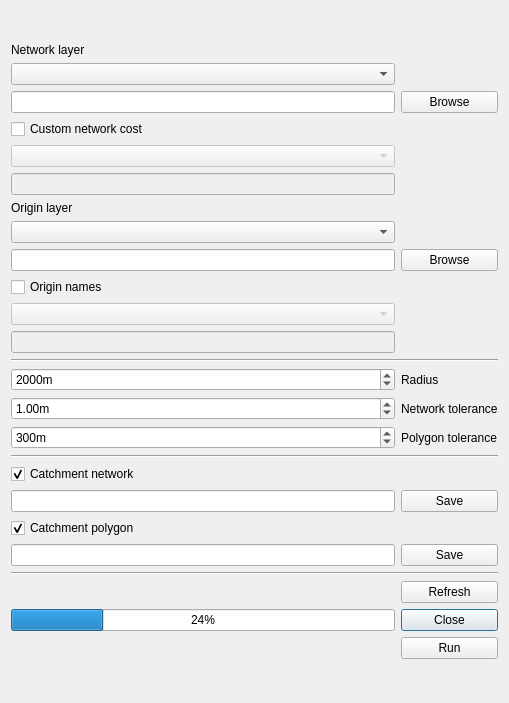
<?xml version="1.0" encoding="UTF-8"?>
<ui version="4.0">
 <class>MetricCatchmentAnalyserDialogBase</class>
 <widget class="QDialog" name="MetricCatchmentAnalyserDialogBase">
  <property name="geometry">
   <rect>
    <x>0</x>
    <y>0</y>
    <width>509</width>
    <height>703</height>
   </rect>
  </property>
  <property name="sizePolicy">
   <sizepolicy hsizetype="Preferred" vsizetype="Fixed">
    <horstretch>0</horstretch>
    <verstretch>0</verstretch>
   </sizepolicy>
  </property>
  <property name="minimumSize">
   <size>
    <width>509</width>
    <height>425</height>
   </size>
  </property>
  <property name="windowTitle">
   <string>Metric Catchment Analyser</string>
  </property>
  <layout class="QGridLayout" name="gridLayout_2">
   <item row="0" column="0">
    <layout class="QGridLayout" name="gridLayout">
     <item row="28" column="1">
      <widget class="QPushButton" name="close_mca">
       <property name="text">
        <string>Close</string>
       </property>
      </widget>
     </item>
     <item row="13" column="0">
      <widget class="QLineEdit" name="name_column">
       <property name="enabled">
        <bool>false</bool>
       </property>
      </widget>
     </item>
     <item row="3" column="0">
      <widget class="QComboBox" name="choose_network">
       <property name="sizePolicy">
        <sizepolicy hsizetype="Minimum" vsizetype="Fixed">
         <horstretch>0</horstretch>
         <verstretch>0</verstretch>
        </sizepolicy>
       </property>
      </widget>
     </item>
     <item row="18" column="1">
      <widget class="QLabel" name="label_5">
       <property name="text">
        <string>Polygon tolerance</string>
       </property>
      </widget>
     </item>
     <item row="16" column="1">
      <widget class="QLabel" name="label">
       <property name="text">
        <string>Network tolerance</string>
       </property>
      </widget>
     </item>
     <item row="16" column="0">
      <widget class="QDoubleSpinBox" name="network_tolerance">
       <property name="suffix">
        <string>m</string>
       </property>
       <property name="maximum">
        <double>100.000000000000000</double>
       </property>
       <property name="singleStep">
        <double>0.100000000000000</double>
       </property>
       <property name="value">
        <double>1.000000000000000</double>
       </property>
      </widget>
     </item>
     <item row="21" column="0">
      <widget class="QLineEdit" name="path_output_network"/>
     </item>
     <item row="9" column="0">
      <widget class="QComboBox" name="choose_origins">
       <property name="sizePolicy">
        <sizepolicy hsizetype="Minimum" vsizetype="Fixed">
         <horstretch>0</horstretch>
         <verstretch>0</verstretch>
        </sizepolicy>
       </property>
      </widget>
     </item>
     <item row="24" column="1">
      <widget class="QPushButton" name="browse_output_polygon">
       <property name="text">
        <string>Save</string>
       </property>
      </widget>
     </item>
     <item row="22" column="0">
      <widget class="QCheckBox" name="check_polygon">
       <property name="text">
        <string>Catchment polygon</string>
       </property>
       <property name="checked">
        <bool>true</bool>
       </property>
      </widget>
     </item>
     <item row="21" column="1">
      <widget class="QPushButton" name="browse_output_network">
       <property name="text">
        <string>Save</string>
       </property>
      </widget>
     </item>
     <item row="19" column="0" colspan="2">
      <widget class="Line" name="line_2">
       <property name="orientation">
        <enum>Qt::Horizontal</enum>
       </property>
      </widget>
     </item>
     <item row="14" column="0" colspan="2">
      <widget class="Line" name="line">
       <property name="sizePolicy">
        <sizepolicy hsizetype="MinimumExpanding" vsizetype="Fixed">
         <horstretch>0</horstretch>
         <verstretch>0</verstretch>
        </sizepolicy>
       </property>
       <property name="orientation">
        <enum>Qt::Horizontal</enum>
       </property>
      </widget>
     </item>
     <item row="29" column="1">
      <widget class="QPushButton" name="run_mca">
       <property name="text">
        <string>Run</string>
       </property>
      </widget>
     </item>
     <item row="24" column="0">
      <widget class="QLineEdit" name="path_output_polygon"/>
     </item>
     <item row="15" column="1">
      <widget class="QLabel" name="label_4">
       <property name="text">
        <string>Radius</string>
       </property>
      </widget>
     </item>
     <item row="20" column="0">
      <widget class="QCheckBox" name="check_network">
       <property name="text">
        <string>Catchment network</string>
       </property>
       <property name="checked">
        <bool>true</bool>
       </property>
      </widget>
     </item>
     <item row="2" column="0">
      <widget class="QLabel" name="network_layer">
       <property name="sizePolicy">
        <sizepolicy hsizetype="Minimum" vsizetype="Fixed">
         <horstretch>0</horstretch>
         <verstretch>0</verstretch>
        </sizepolicy>
       </property>
       <property name="text">
        <string>Network layer</string>
       </property>
      </widget>
     </item>
     <item row="8" column="0">
      <widget class="QLabel" name="origin_layer">
       <property name="sizePolicy">
        <sizepolicy hsizetype="Minimum" vsizetype="Fixed">
         <horstretch>0</horstretch>
         <verstretch>0</verstretch>
        </sizepolicy>
       </property>
       <property name="text">
        <string>Origin layer</string>
       </property>
      </widget>
     </item>
     <item row="10" column="0">
      <widget class="QLineEdit" name="path_input_origins"/>
     </item>
     <item row="10" column="1">
      <widget class="QPushButton" name="browse_input_origins">
       <property name="text">
        <string>Browse</string>
       </property>
      </widget>
     </item>
     <item row="4" column="0">
      <widget class="QLineEdit" name="path_input_network"/>
     </item>
     <item row="4" column="1">
      <widget class="QPushButton" name="browse_input_network">
       <property name="text">
        <string>Browse</string>
       </property>
      </widget>
     </item>
     <item row="25" column="0" colspan="2">
      <widget class="Line" name="line_3">
       <property name="orientation">
        <enum>Qt::Horizontal</enum>
       </property>
      </widget>
     </item>
     <item row="18" column="0">
      <widget class="QSpinBox" name="polygon_tolerance">
       <property name="suffix">
        <string>m</string>
       </property>
       <property name="maximum">
        <number>999999</number>
       </property>
       <property name="singleStep">
        <number>100</number>
       </property>
       <property name="value">
        <number>300</number>
       </property>
      </widget>
     </item>
     <item row="15" column="0">
      <widget class="QSpinBox" name="radius">
       <property name="suffix">
        <string>m</string>
       </property>
       <property name="maximum">
        <number>9999999</number>
       </property>
       <property name="singleStep">
        <number>400</number>
       </property>
       <property name="value">
        <number>2000</number>
       </property>
      </widget>
     </item>
     <item row="28" column="0">
      <widget class="QProgressBar" name="progress_mca">
       <property name="value">
        <number>24</number>
       </property>
      </widget>
     </item>
     <item row="27" column="1">
      <widget class="QPushButton" name="refresh_mca">
       <property name="text">
        <string>Refresh</string>
       </property>
      </widget>
     </item>
     <item row="12" column="0">
      <widget class="QComboBox" name="choose_name">
       <property name="enabled">
        <bool>false</bool>
       </property>
      </widget>
     </item>
     <item row="11" column="0">
      <widget class="QCheckBox" name="check_name">
       <property name="text">
        <string>Origin names</string>
       </property>
       <property name="checked">
        <bool>false</bool>
       </property>
      </widget>
     </item>
     <item row="6" column="0">
      <widget class="QComboBox" name="choose_cost">
       <property name="enabled">
        <bool>false</bool>
       </property>
      </widget>
     </item>
     <item row="5" column="0">
      <widget class="QCheckBox" name="check_cost">
       <property name="text">
        <string>Custom network cost</string>
       </property>
      </widget>
     </item>
     <item row="7" column="0">
      <widget class="QLineEdit" name="cost_column">
       <property name="enabled">
        <bool>false</bool>
       </property>
      </widget>
     </item>
    </layout>
   </item>
  </layout>
 </widget>
 <resources/>
 <connections>
  <connection>
   <sender>close_mca</sender>
   <signal>clicked()</signal>
   <receiver>MetricCatchmentAnalyserDialogBase</receiver>
   <slot>close()</slot>
   <hints>
    <hint type="sourcelabel">
     <x>401</x>
     <y>360</y>
    </hint>
    <hint type="destinationlabel">
     <x>276</x>
     <y>-111</y>
    </hint>
   </hints>
  </connection>
 </connections>
</ui>
